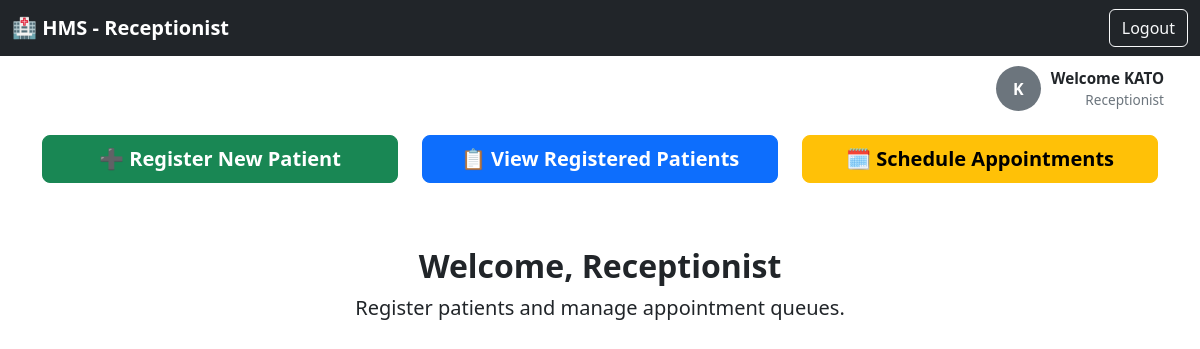
The page /receptionist/ (signed in) on the database as committed earlier.
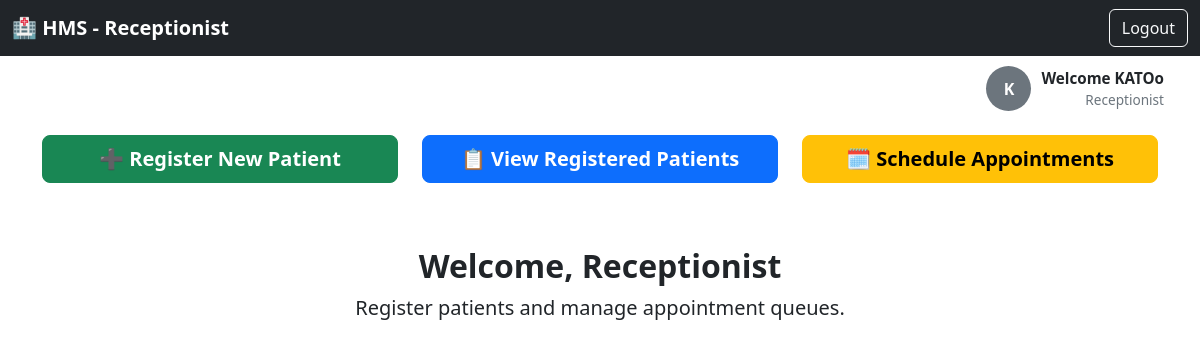
The same page on the database as committed later.
### tables this page shows
CREATE TABLE "users" (
    id INTEGER PRIMARY KEY AUTOINCREMENT,
    first_name TEXT NOT NULL,
    last_name TEXT NOT NULL,
    email TEXT NOT NULL UNIQUE,
    password TEXT NOT NULL,
    role_id INTEGER NOT NULL,
    profile_pic TEXT,
    FOREIGN KEY (role_id) REFERENCES roles(id)
);

### routes/receptionist_routes.py (the view)
@receptionist_bp.route('/')
def receptionist_dashboard():
    role = session.get('role', '').upper()
    user_id = session.get('user_id')
    print("🔍 Session role:", role)
    if not user_id or role != 'RECEPTIONIST':
        flash('Access denied. Please log in as a receptionist.', 'warning')
        return redirect(url_for('auth.role_login'))
    if not session.get('first_name'):
        conn = get_db_connection()
        conn.row_factory = sqlite3.Row
        cursor = conn.cursor()
        cursor.execute("SELECT first_name, last_name FROM users WHERE id = ?", (user_id,))
        user = cursor.fetchone()
        conn.close()
        if user:
            session['first_name'] = user['first_name']
            session['last_name'] = user['last_name']
    return render_template('receptionist/dashboard.html')

### utils/db.py (called while the page is built)
def get_db_connection():
    db_path = os.path.join(os.path.dirname(__file__), '..', 'hospital.db')
    db_path = os.path.abspath(db_path)  # ✅ Ensures full path
    conn = sqlite3.connect(db_path)
    conn.row_factory = sqlite3.Row     # ✅ Enables dict-like access to rows
    return conn

### templates/receptionist/dashboard.html (shortened to what this page needs)
<!DOCTYPE html>
<html lang="en">
<head>
  <link href="https://cdn.jsdelivr.net/npm/bootstrap@5.3.0/dist/css/bootstrap.min.css" rel="stylesheet">
</head>
<body>
<nav class="navbar navbar-expand-lg navbar-dark bg-dark">
  <div class="container-fluid">
    <a class="navbar-brand fw-bold" href="#">🏥 HMS - Receptionist</a>
    <div class="collapse navbar-collapse justify-content-end" id="navbarNav">
      <ul class="navbar-nav">
        <li class="nav-item">
          <a class="btn btn-outline-light" href="{{ url_for('receptionist.receptionist_logout') }}">Logout</a>
        </li>
      </ul>
    </div>
  </div>
</nav>
{% if session.get('first_name') and session.get('role') %}
<div class="container-fluid">
  <div class="welcome-box pe-4">
    {% if session.get('profile_pic') %}
      <img src="{{ url_for('static', filename='uploads/' ~ session['profile_pic']) }}" alt="Profile Picture">
    {% else %}
      <div class="initials">{{ session['first_name'][0]|upper }}</div>
    {% endif %}
    <div class="info">
      <div class="name">Welcome {{ session['first_name'] }}</div>
      <div class="role">{{ session['role'] }}</div>
    </div>
  </div>
</div>
{% endif %}
<div class="container mt-4 text-center">
  <div class="row justify-content-center">
    <div class="col-12 col-sm-6 col-md-4 mb-3">
      <a href="{{ url_for('receptionist.patient_registration') }}" class="btn btn-success btn-lg w-100 fw-bold">
        ➕ Register New Patient
      </a>
    </div>
    <div class="col-12 col-sm-6 col-md-4 mb-3">
      <a href="{{ url_for('receptionist.view_registered_patients') }}" class="btn btn-primary btn-lg w-100 fw-bold">
        📋 View Registered Patients
      </a>
    </div>
    <div class="col-12 col-sm-6 col-md-4 mb-3">
      <a href="{{ url_for('receptionist.schedule_appointment') }}" class="btn btn-warning btn-lg w-100 fw-bold">
        🗓️ Schedule Appointments
      </a>
    </div>
  </div>
</div>
<div class="container mt-5 text-center">
  <h2 class="fw-bold">Welcome, Receptionist</h2>
  <p class="lead">Register patients and manage appointment queues.</p>
</div>
</body>
</html>

Rows that differ between the two databases and show on the page:
changed users: first_name "KATO" → "KATOo"
